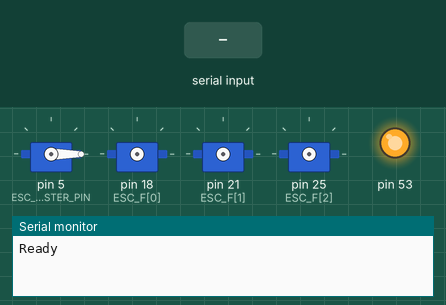
This sketch was run on a simulated Arduino Mega 2560, built with avr-gcc and run on an emulated ATmega2560. Shown: 4 × servo, output pins drawn as LEDs (lit = HIGH), the last lines printed to the serial monitor. Inputs (shaded band) come from the test bench. Pins used as bus, display or sensor lines are not drawn.

Above: at 0.1 s.
At 7.2 s:
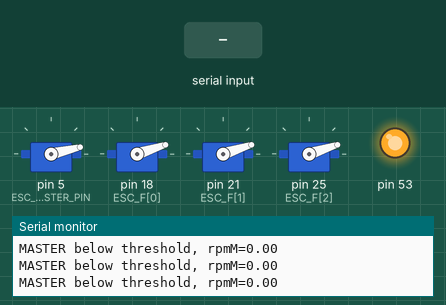
7.3 s: "t 1000\n" received over Serial
At 8.1 s:
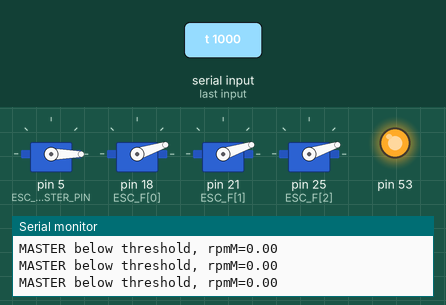
8.9 s: "?\n" received over Serial
10.5 s: "90,45\n" received over Serial
Timing chart, 0 to 13.5 s (numbered marks = the images above; inputs shaded):
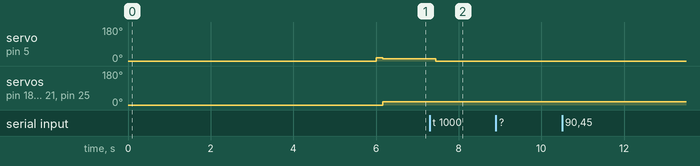

The sketch:

Synchrophase_karol_V1_7_1_all_4.ino
```cpp
#include <SPI.h>
#include <Servo.h>

// ---------------- USER SETTINGS ----------------
int thres = 1000;

// PID gains for RPM matching (followers track master)
double K_P = 0.01;
double K_I = 0.001;
double K_D = 0.00;

// "must be close for this long before declaring stable"
constexpr uint32_t RPM_STABLE_TIME_MS = 2000;   // 2 s
constexpr float    RPM_STABLE_BAND    = 30.0f;

// Control loop rate (SLOW loop)
// NOTE: 160000 us = 6.25 Hz. 50 Hz would be 20000 us.
constexpr uint32_t CONTROL_PERIOD_US = 160000;
constexpr float    DT = CONTROL_PERIOD_US * 1e-6f;

volatile float throttle_us = 1070.5f;
// Fast RPM measurement gate
constexpr uint32_t RPM_PERIOD_US = 7000; // adjust as you like

// ESC pulse limits
constexpr int ESC_MIN_US = 1000;
constexpr int ESC_MAX_US = 1200;

// Base throttle applied to MASTER
volatile int baseThrottleUs = 1100;

// SPI settings for AS5147P
constexpr uint32_t SPI_HZ   = 1000000;
constexpr uint8_t  SPI_MODE = SPI_MODE1;

// ---------------- PIN DEFINITIONS ----------------
// Master encoder CS + ESC pin
constexpr uint8_t CS_MASTER      = 4;   // <-- set
constexpr uint8_t ESC_MASTER_PIN = 5;   // <-- set (pick your pin)

// 3 followers
constexpr uint8_t N_FOLLOWERS = 3;
constexpr uint8_t CS_F[N_FOLLOWERS]  = {17, 20, 24 };  // <-- set
constexpr uint8_t ESC_F[N_FOLLOWERS] = {18, 21, 25};  // <-- set

// ---------------- INTERNAL STRUCTS ----------------
enum Mode { MODE_SPEED_MATCH, MODE_HOLD }; // HOLD = stable/locked (optional)

struct RpmState {
  uint16_t prevAngle = 0;
  uint32_t prevTimeUs = 0;
};

struct EmaState {
  float y = 0.0f;
  bool init = false;
};

struct FollowerCtrl {
  Servo esc;

  int throttleUs = 1000;

  float iTermUs = 0.0f;
  float prevErr = 0.0f;

  uint32_t stableStartMs = 0;
  bool stable = false;
  Mode mode = MODE_SPEED_MATCH;
};

static inline float wrapDeg180(float x) {
  while (x <= -180.0f) x += 360.0f;
  while (x >   180.0f) x -= 360.0f;
  return x;
}

// ---------------- SENSOR READ ----------------
uint16_t readAngle(uint8_t csPin) {
  uint16_t angle;

  SPI.beginTransaction(SPISettings(SPI_HZ, MSBFIRST, SPI_MODE));

  digitalWrite(csPin, LOW);
  delayMicroseconds(2);
  SPI.transfer16(0xFFFF);
  digitalWrite(csPin, HIGH);

  delayMicroseconds(2);

  digitalWrite(csPin, LOW);
  delayMicroseconds(2);
  angle = SPI.transfer16(0x0000);
  digitalWrite(csPin, HIGH);

  SPI.endTransaction();

  return angle & 0x3FFF;
}

// Generic RPM from AS5147P raw angle (14-bit)
float computeRPM(uint16_t currentAngle, RpmState &st) {
  uint32_t nowUs = micros();

  if (st.prevTimeUs == 0) {
    st.prevAngle = currentAngle;
    st.prevTimeUs = nowUs;
    return 0.0f;
  }

  float dt = (nowUs - st.prevTimeUs) * 1e-6f;
  if (dt <= 0.0f) return 0.0f;

  int32_t dAngle = (int32_t)currentAngle - (int32_t)st.prevAngle;

  // wrap
  if (dAngle > 8192)  dAngle -= 16384;
  if (dAngle < -8192) dAngle += 16384;

  float rev = (float)dAngle / 16384.0f;
  float rpm = (rev / dt) * 60.0f;

  st.prevAngle = currentAngle;
  st.prevTimeUs = nowUs;

  return fabsf(rpm);
}

float ema(float x, EmaState &st, float alpha) {
  if (!st.init) { st.y = x; st.init = true; }
  else         { st.y += alpha * (x - st.y); }
  return st.y;
}

// ---------------- GLOBAL OBJECTS ----------------
Servo escMaster;

RpmState  rpmMasterState;
RpmState  rpmFollowerState[N_FOLLOWERS];

EmaState  emaMasterState;
EmaState  emaFollowerState[N_FOLLOWERS];

FollowerCtrl follower[N_FOLLOWERS];

// EMA smoothing
const float ALPHA_MASTER   = 0.04f;
const float ALPHA_FOLLOWER = 0.04f;

// Latest measurements published from fast gate to slow gate
static uint16_t rawMaster_latest = 0;
static float    rpmMaster_f_latest = 0.0f;

static uint16_t rawF_latest[N_FOLLOWERS] = {0,0,0};
static float    rpmF_f_latest[N_FOLLOWERS] = {0,0,0};

// ---------------- SETUP ----------------
void handleSerial() {
  if (!Serial.available()) return;

  String line = Serial.readStringUntil('\n');
  line.trim();
  if (line.length() == 0) return;

  if (line == "?") {
    Serial.print("throttle_us = ");
    Serial.println(throttle_us, 2);
    return;
  }
  /*
  if (line.equalsIgnoreCase("arm")) {
    Serial.println("Arming: 1000us for 3s...");
    writeServoPulseUS(1000.0f);
    delay(3000);
    Serial.print("Back to throttle_us = ");
    Serial.println(throttle_us, 2);
    return;
  }
  */

  // If it starts with 't' or 'T', skip it and parse the rest
  if (line[0] == 't' || line[0] == 'T') {
    line.remove(0, 1);
    line.trim();
  }

  float v = line.toFloat(); // NOTE: returns 0.0 if it can't parse
  // Basic guard: if user truly wants 0, they can still type "t 1000" etc.
  if (v < 500.0f) {
    Serial.println("Parse failed or too small. Send like: 1100.5  or  t 1100.5");
    return;
  }

  // Clamp to ESC range you want
  if (v < ESC_MIN_US) v = ESC_MIN_US;
  if (v > ESC_MAX_US) v = ESC_MAX_US;

  throttle_us = v;

  Serial.print("New throttle_us = ");
  Serial.println(throttle_us, 2);
}

void setup() {
  Serial.begin(115200);
  while (!Serial) ;  // wait for USB
  Serial.println("Ready");
  // CS pins
  pinMode(CS_MASTER, OUTPUT);
  digitalWrite(CS_MASTER, HIGH);

  for (uint8_t i = 0; i < N_FOLLOWERS; i++) {
    pinMode(CS_F[i], OUTPUT);
    digitalWrite(CS_F[i], HIGH);
  }

  SPI.begin();

  // ESCs
  escMaster.attach(ESC_MASTER_PIN, 1000, 2000);
  escMaster.writeMicroseconds(1000);
  delay(3000); //delay before arming during testing.
  for (uint8_t i = 0; i < N_FOLLOWERS; i++) {
    follower[i].esc.attach(ESC_F[i], 1000, 2000);
    follower[i].esc.writeMicroseconds(1000);
    follower[i].throttleUs = baseThrottleUs; // start near master
  }

  delay(3000);

  // Start master at base throttle
  escMaster.writeMicroseconds(baseThrottleUs);
}

// ---------------- LOOP ----------------
void loop() {

  static uint32_t lastRpmUs  = micros();
  static uint32_t lastCtrlUs = lastRpmUs;

  uint32_t nowUs = micros();

  // ---------- FAST RPM UPDATE ----------
  if ((uint32_t)(nowUs - lastRpmUs) >= RPM_PERIOD_US) {
    lastRpmUs += RPM_PERIOD_US;

    // Master
    uint16_t rawM = readAngle(CS_MASTER);
    float rpmM    = computeRPM(rawM, rpmMasterState);
    float rpmM_f  = ema(rpmM, emaMasterState, ALPHA_MASTER);

    rawMaster_latest = rawM;
    rpmMaster_f_latest = rpmM_f;

    // Followers
    for (uint8_t i = 0; i < N_FOLLOWERS; i++) {
      uint16_t rawFi = readAngle(CS_F[i]);
      float rpmFi    = computeRPM(rawFi, rpmFollowerState[i]);
      float rpmFi_f  = ema(rpmFi, emaFollowerState[i], ALPHA_FOLLOWER);

      rawF_latest[i] = rawFi;
      rpmF_f_latest[i] = rpmFi_f;
    }
  }

  // ---------- SLOW CONTROL LOOP ----------
  if ((uint32_t)(nowUs - lastCtrlUs) < CONTROL_PERIOD_US) return;
  lastCtrlUs += CONTROL_PERIOD_US;

  uint32_t nowMs = millis();

  float rpmM_f = rpmMaster_f_latest;
  handleSerial();
  // Keep master at base throttle (you can change baseThrottleUs externally)
  escMaster.writeMicroseconds(throttle_us);

  // If master too slow, reset followers
  if (rpmM_f < thres) {
    for (uint8_t i = 0; i < N_FOLLOWERS; i++) {
      follower[i].iTermUs = 0.0f;
      follower[i].prevErr = 0.0f;
      follower[i].stableStartMs = 0;
      follower[i].stable = false;
      follower[i].mode = MODE_SPEED_MATCH;

      follower[i].throttleUs = baseThrottleUs;
      follower[i].esc.writeMicroseconds(follower[i].throttleUs);
    }

    Serial.print("MASTER below threshold, rpmM=");
    Serial.println(rpmM_f);
    return;
  }

  // Debug print (control rate)
  Serial.print("rpmM="); Serial.println(rpmM_f);

  for (uint8_t i = 0; i < N_FOLLOWERS; i++) {
    float rpmFi_f = rpmF_f_latest[i];
    float e = (rpmM_f - rpmFi_f);

    // stability logic per follower
    if (fabsf(e) <= RPM_STABLE_BAND) {
      if (follower[i].stableStartMs == 0) follower[i].stableStartMs = nowMs;
      if ((nowMs - follower[i].stableStartMs) >= RPM_STABLE_TIME_MS) {
        follower[i].stable = true;
        follower[i].mode = MODE_HOLD; // optional
      }
    } else {
      follower[i].stableStartMs = 0;
      follower[i].stable = false;
      follower[i].mode = MODE_SPEED_MATCH;
    }

    // Control (you can choose to still “micro-correct” in HOLD if you want)
    if (follower[i].mode == MODE_SPEED_MATCH) {
      follower[i].iTermUs += (K_I * e) * DT;
      follower[i].iTermUs = constrain(follower[i].iTermUs, -200.0f, 200.0f);

      float dErr = (e - follower[i].prevErr) / DT;
      follower[i].prevErr = e;

      float pTerm = (float)(K_P * e);
      pTerm = constrain(pTerm, -1.0f, 1.0f);

      float dTerm = (float)(K_D * dErr);

      float u = pTerm + follower[i].iTermUs + dTerm;

      follower[i].throttleUs = constrain((int)(follower[i].throttleUs + u), ESC_MIN_US, ESC_MAX_US);
      follower[i].esc.writeMicroseconds(follower[i].throttleUs);
    } else {
      // MODE_HOLD: do nothing OR keep writing last throttle
      follower[i].esc.writeMicroseconds(follower[i].throttleUs);
    }

    Serial.print("F"); Serial.print(i+1);
    Serial.print(" rpm="); Serial.print(rpmFi_f);
    Serial.print(" e="); Serial.print(e);
    Serial.print(" thr="); Serial.print(follower[i].throttleUs);
    Serial.print(" stable="); Serial.println(follower[i].stable ? 1 : 0);
  }
}
```

Measured:
- after the input at 7.3 s, servo on pin 5 (ESC_MASTER_PIN): 13° → 0° after 0.14 s
